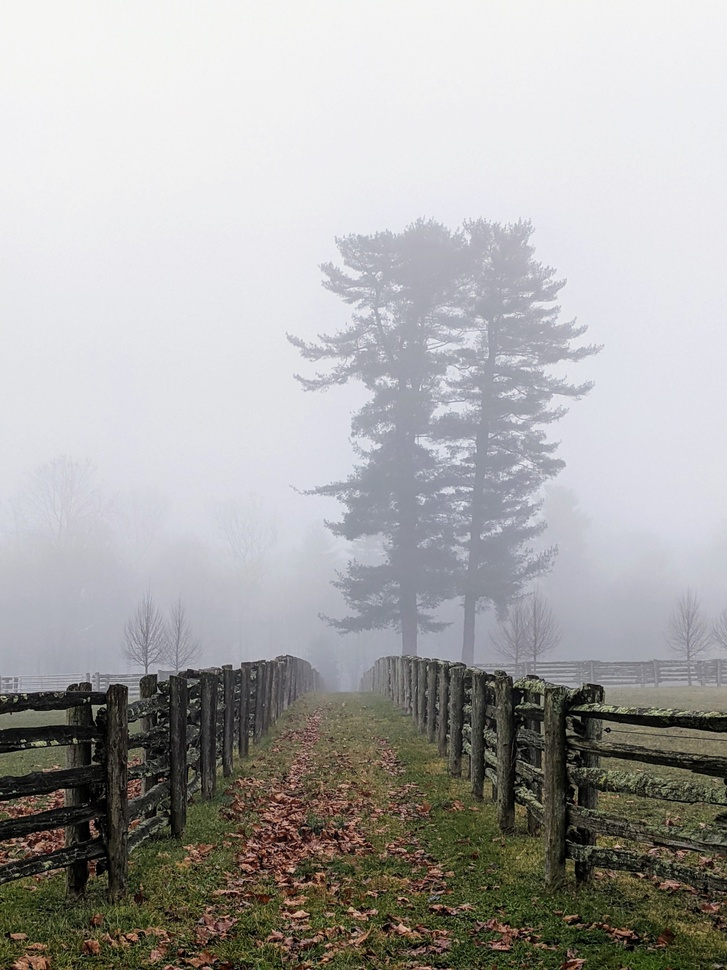
#> input picture otonom-tarim-dronu/img1.jpeg, 727 x 970 px, shrunk from 1920 x 2560 before the run
$ python BitkiAnaliz.py
#> lines starting #> are read from the running program, lines starting #| are printed output that depends on the picture; after the words box and inside, x2 and y2 are one past the last pixel; in counts of white or black regions, pixels touching at a corner belong together

import cv2
import numpy as np
import matplotlib.pyplot as plt


img_bgr =  cv2.imread('img1.jpeg')
#> img_bgr is the input picture: shape (970, 727, 3); mean B, G, R 168, 169.2, 170.1

if img_bgr is None:
    print("Hata: Dosya yolu yanlış veya resim bulunamadı! Lütfen yolu kontrol et.")
else:
    img_rgb = cv2.cvtColor(img_bgr, cv2.COLOR_BGR2RGB)
    img_gray = cv2.cvtColor(img_rgb, cv2.COLOR_RGB2GRAY)

    clahe = cv2.createCLAHE(clipLimit=2.5, tileGridSize=(8, 8))
    img_enhanced = clahe.apply(img_gray)
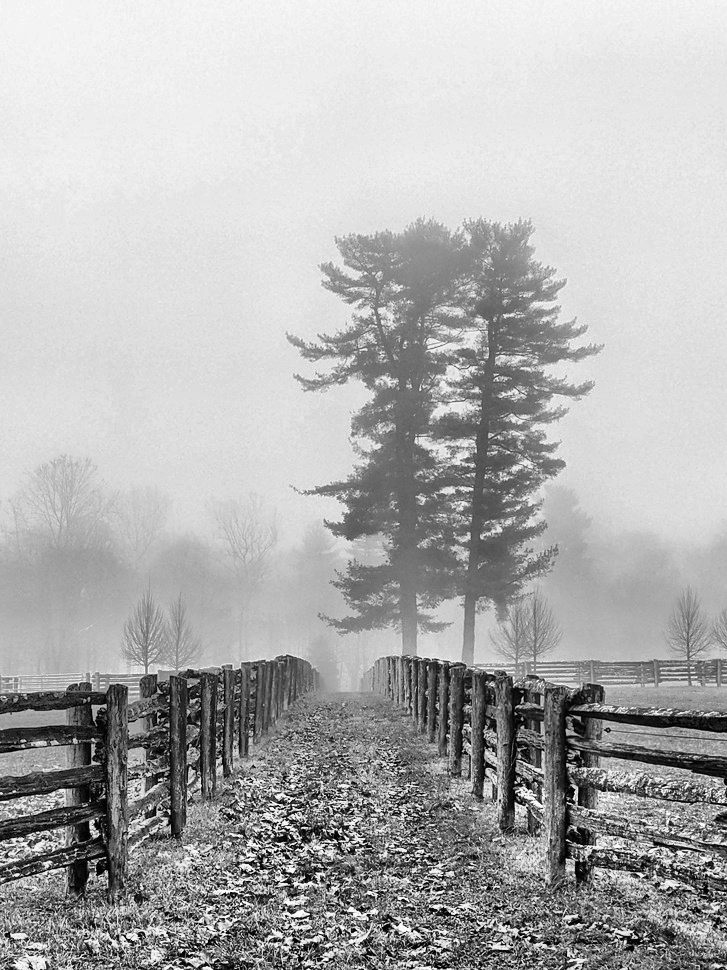
#> img_enhanced: shape (970, 727); min 0, max 254, mean 176

    def rgb_to_hsv_manual(img):
        rgb = img.astype(np.float32) / 255.0
        R, G, B = rgb[:,:,0], rgb[:,:,1], rgb[:,:,2]
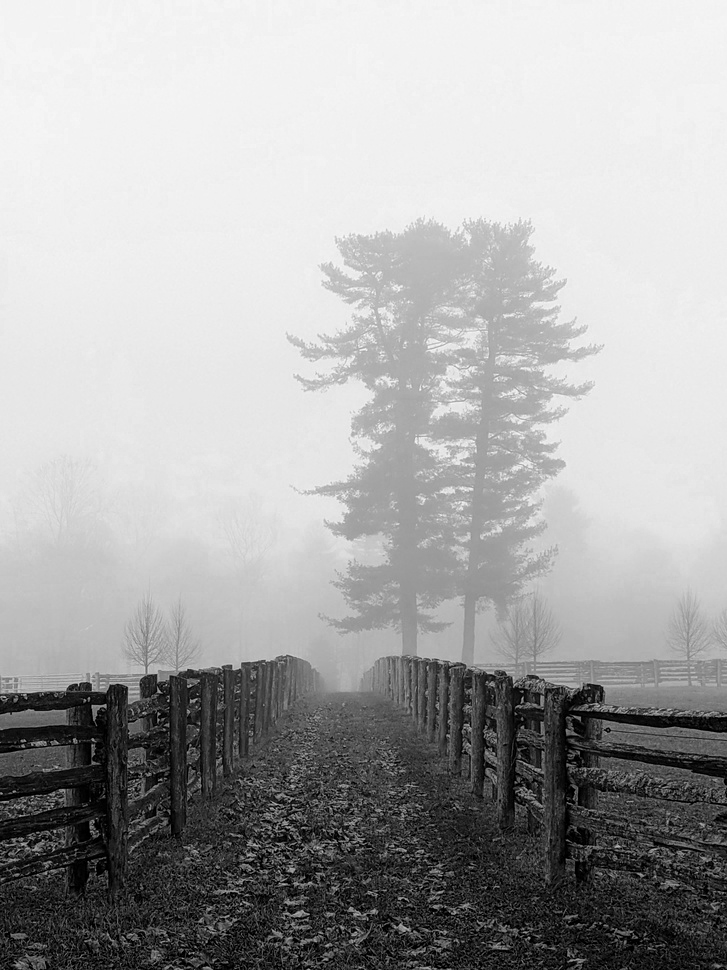
#> B: shape (970, 727) float32; min 0, max 0.996, mean 0.659
        Cmax = np.max(rgb, axis=2)
        Cmin = np.min(rgb, axis=2)
        delta = Cmax - Cmin
        V = Cmax
        S = np.where(Cmax == 0, 0, delta / Cmax)
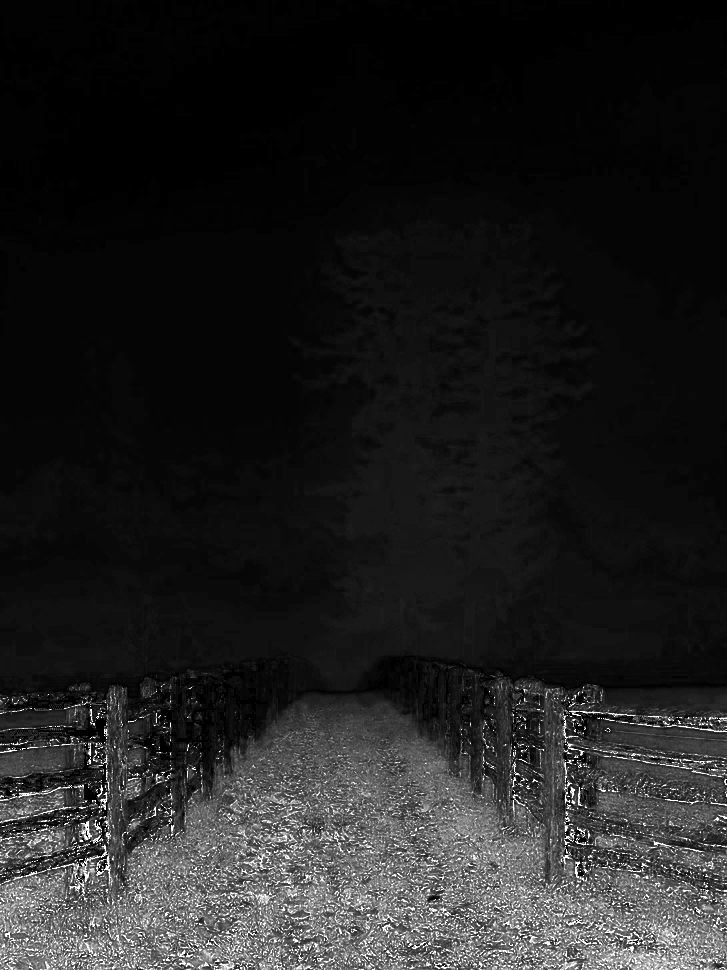
#> S: shape (970, 727) float32; min 0, max 1, mean 0.13
        H = np.zeros_like(Cmax)
        mask = delta != 0
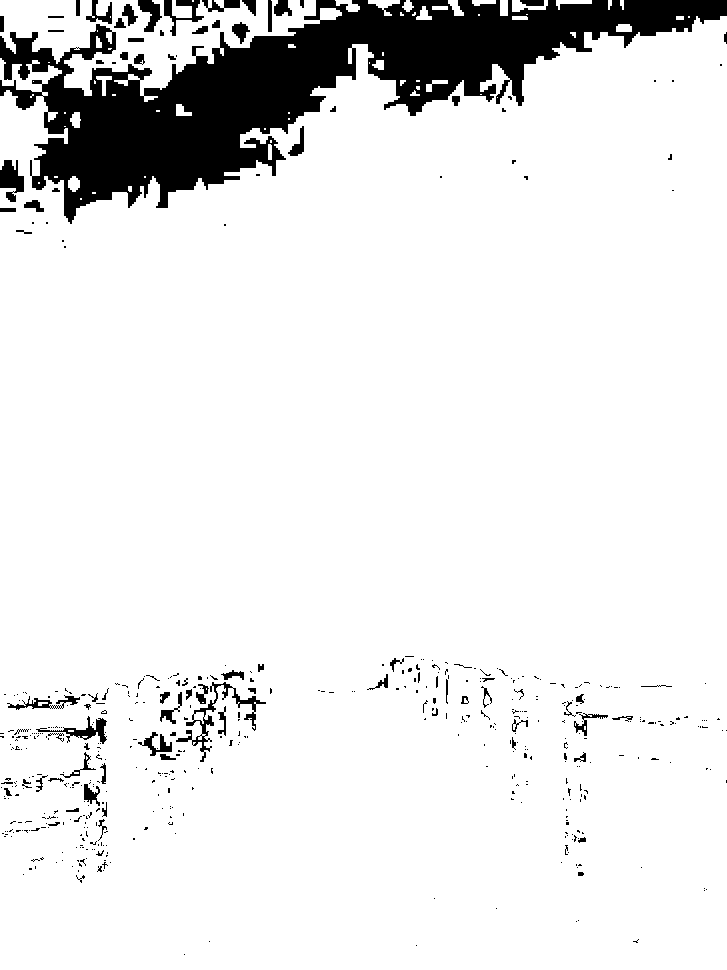
#> mask: shape (970, 727) bool; 90.3% white; 513 black regions (425 under 20 px), largest, box (x1, y1, x2, y2) and area: (0, 0, 727, 224) 57347, (176, 682, 266, 762) 970, (0, 160, 24, 202) 627
        H[mask & (Cmax == R)] = 60 * (((G - B) / delta) % 6)[mask & (Cmax == R)]
        H[mask & (Cmax == G)] = 60 * (((B - R) / delta) + 2)[mask & (Cmax == G)]
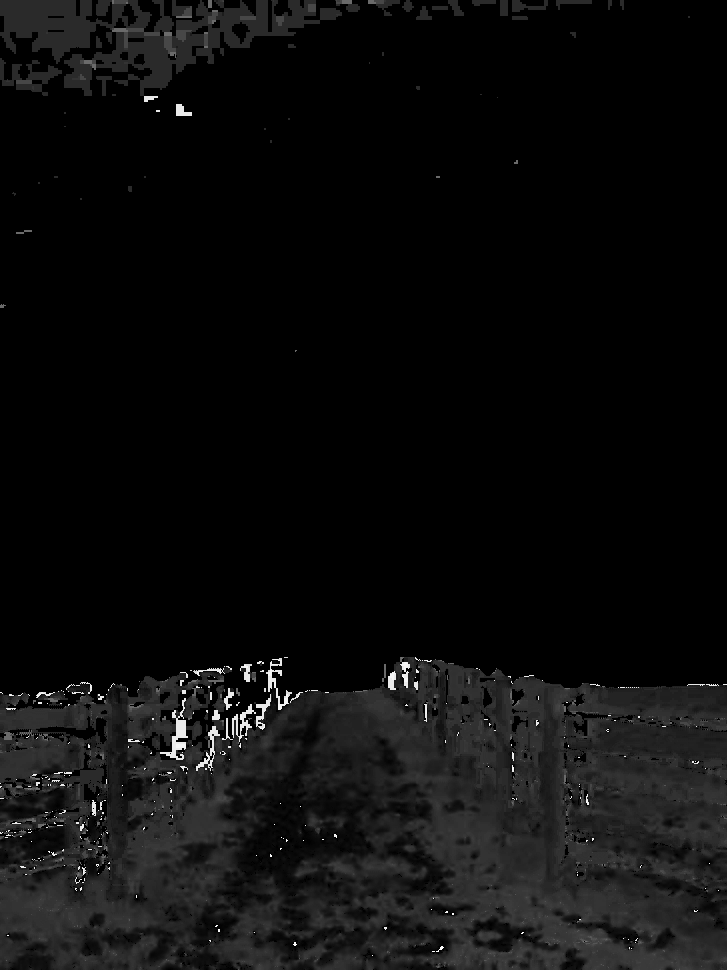
#> H: shape (970, 727) float32; min 0, max 358.5, mean 17.7; drawn with min black and max white
        H[mask & (Cmax == B)] = 60 * (((R - G) / delta) + 4)[mask & (Cmax == B)]
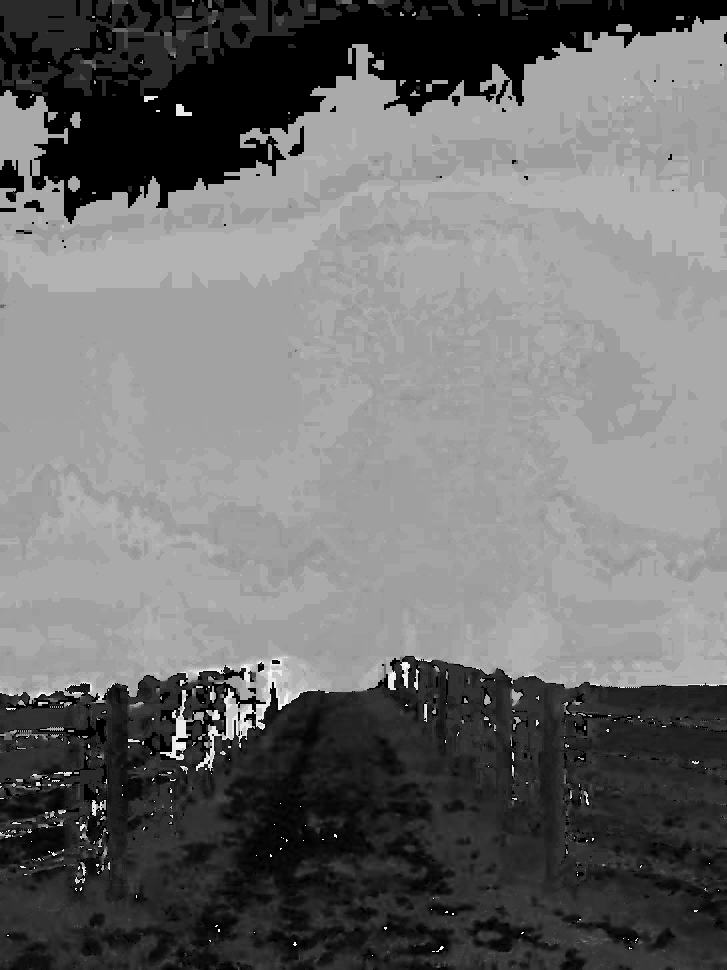
#> H: shape (970, 727) float32; min 0, max 358.5, mean 156.7; drawn with min black and max white
        return H, S, V

    H, S, V = rgb_to_hsv_manual(img_rgb)

    plt.figure(figsize=(16, 8))

    plt.subplot(2, 3, 1); plt.imshow(img_rgb); plt.title("1. Orijinal (Sisli/Karanlık)")
    plt.subplot(2, 3, 4); plt.hist(img_gray.ravel(), 256, [0, 256], color='gray')
    plt.title("Orijinal Histogram")

    plt.subplot(2, 3, 2); plt.imshow(img_enhanced, cmap='gray'); plt.title("2. CLAHE (İyileştirilmiş)")
    plt.subplot(2, 3, 5); plt.hist(img_enhanced.ravel(), 256, [0, 256], color='blue')
    plt.title("Yeni Histogram (Yayılmış)")

    plt.subplot(2, 3, 3); plt.imshow(H, cmap='hsv'); plt.title("3. Renk Özü (Hue Channel)")

    plt.tight_layout()
    plt.show()
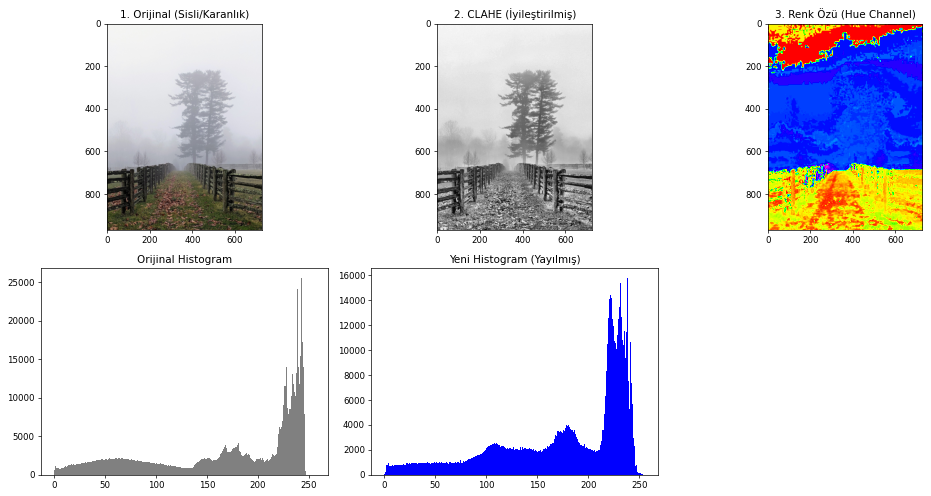
#> figure drawn by matplotlib, 5 panels; panel 2: tallest bar 25520 high, from x = 242 to 243; panel 4: tallest bar 15785 high, from x = 238 to 239
    print("Analiz başarıyla tamamlandı!")
